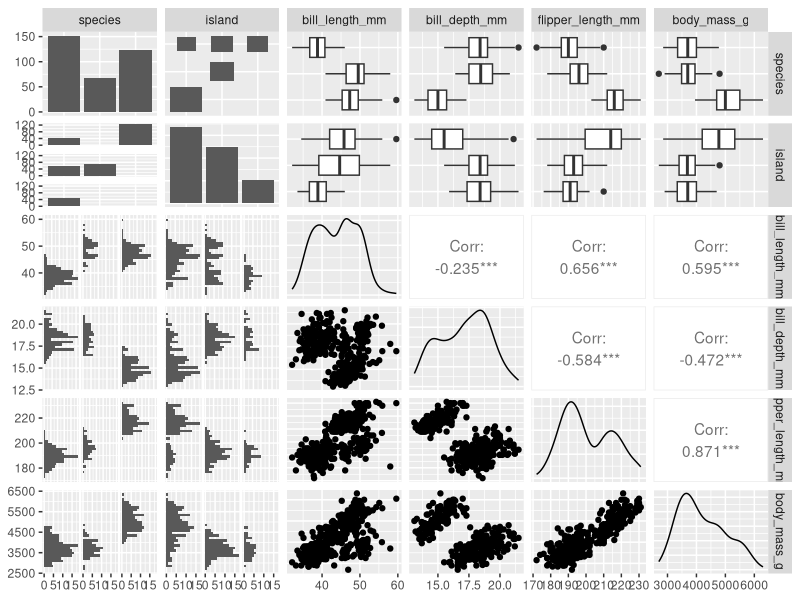
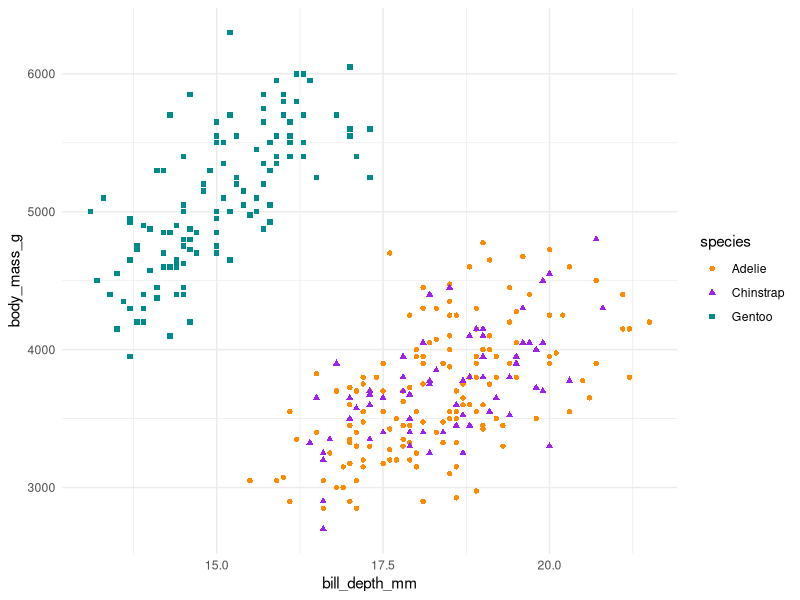
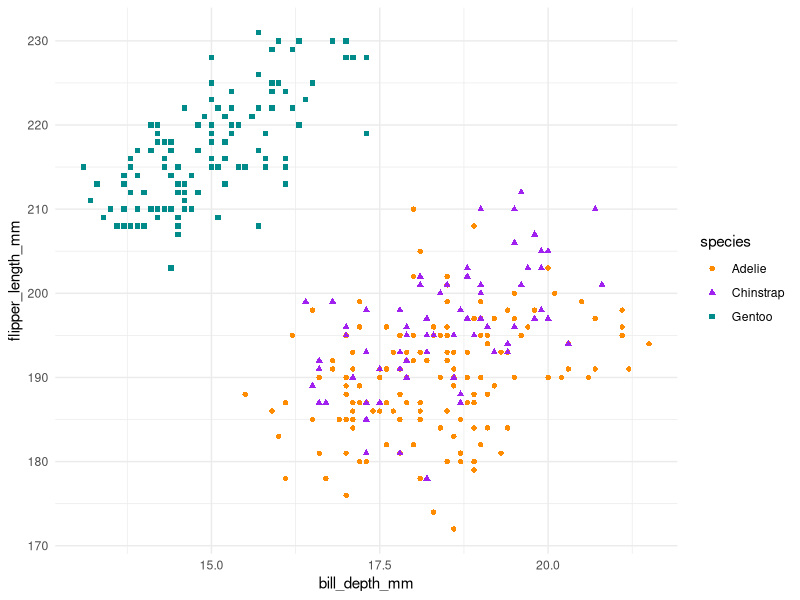
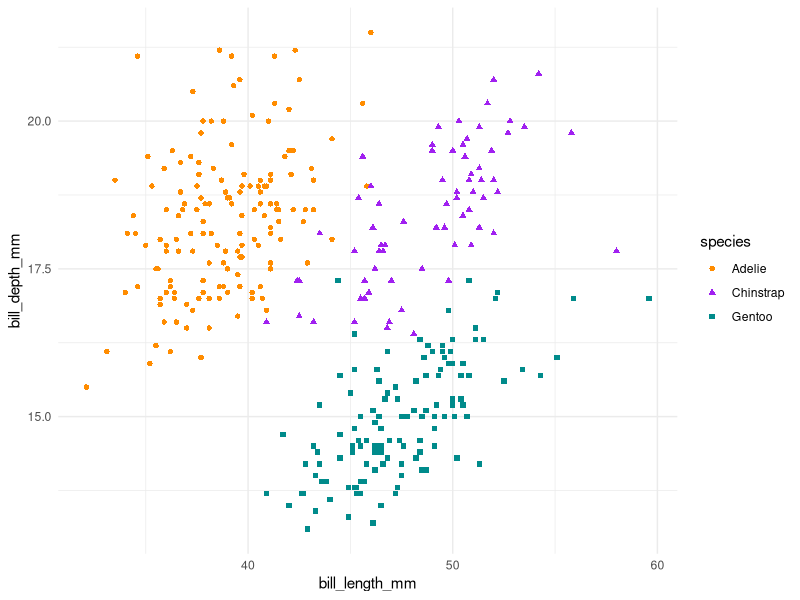
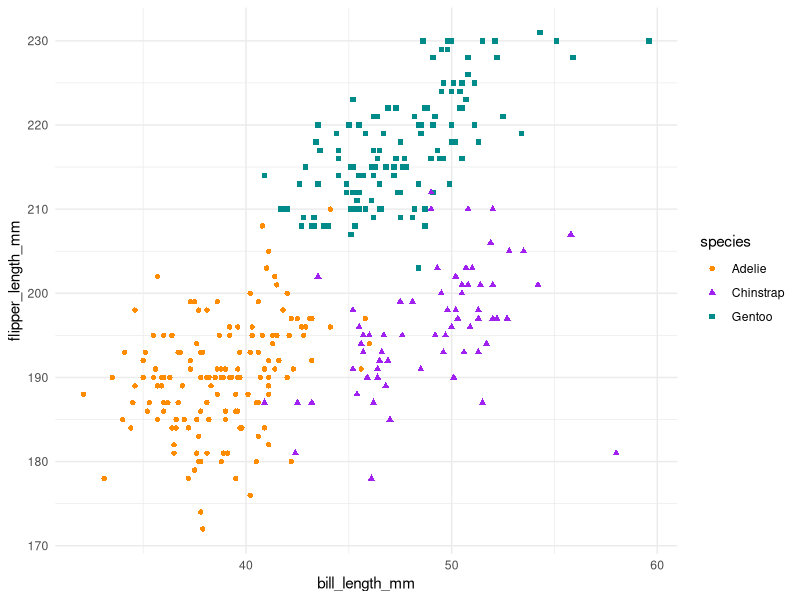
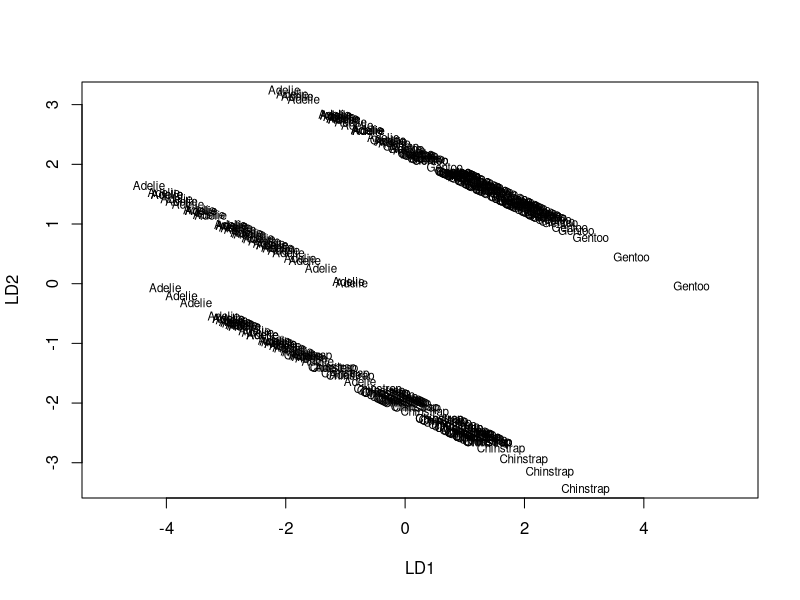
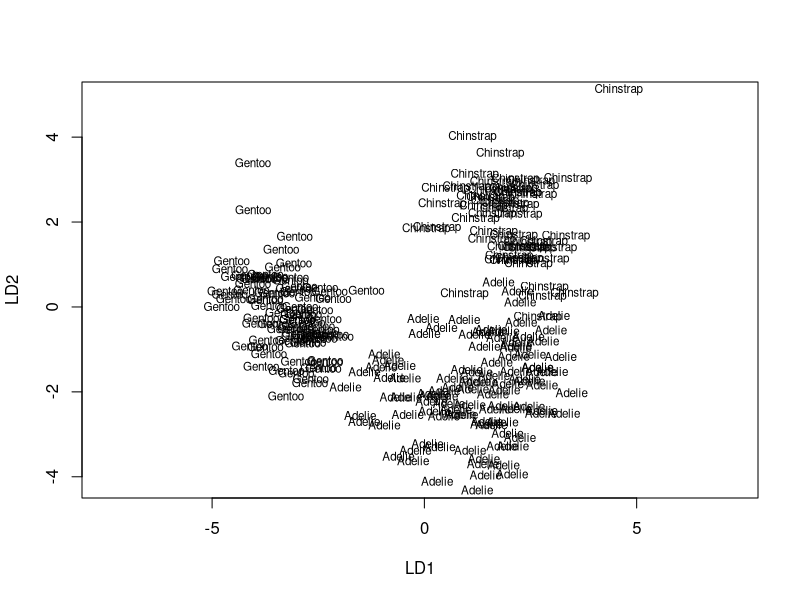
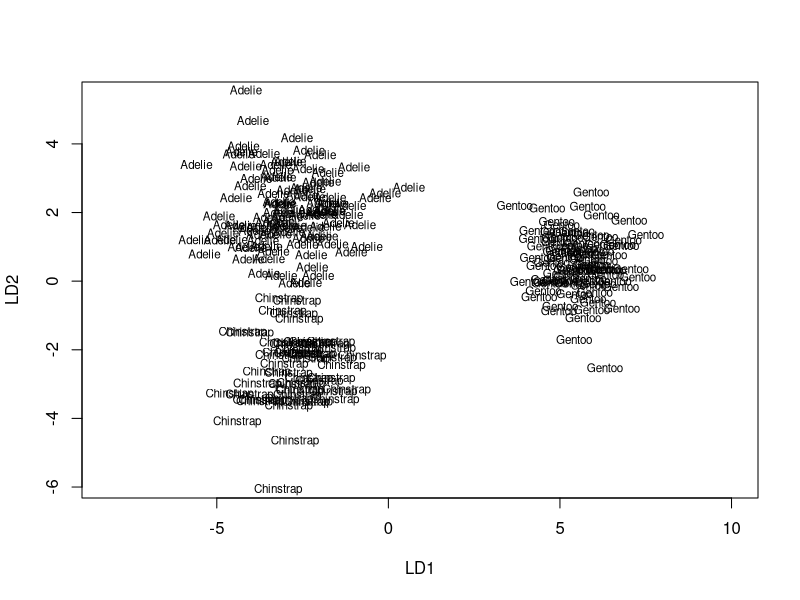

The R script that drew these images, in order:
## ---- chunk 1
knitr::opts_chunk$set(echo = TRUE, include=TRUE, message=FALSE)
## ---- chunk 2
# install.packages("palmerpenguins")
library(palmerpenguins)
library(ggplot2)
library(GGally) # Used for pairwise correlation plots
library(dplyr)
library(purrr)
## ---- chunk 3
data("penguins", package = "palmerpenguins")
## ---- chunk 4
head(penguins)
## ---- chunk 5
nrow(penguins)
sum(complete.cases(penguins))
## ---- chunk 6
# To keep this graph manageable, we'll just look at pairs plots for the first
# six columns
ggpairs(penguins, columns = 1:6)
## ---- chunk 7

penguins %>% 
   group_by(species, island) %>% 
   summarise(species_count = n())
## ---- chunk 8
ggplot(penguins,
       aes(x = bill_depth_mm,
           y = body_mass_g,
           colour = species,
           shape = species)) +
   geom_point() +
   theme_minimal() +
   scale_color_manual(values = c("darkorange","purple","cyan4"))

ggplot(penguins,
       aes(x = bill_depth_mm,
           y = flipper_length_mm,
           colour = species,
           shape = species)) +
   geom_point() +
   theme_minimal() +
   scale_color_manual(values = c("darkorange","purple","cyan4"))
## ---- chunk 9
ggplot(penguins,
       aes(x = bill_length_mm,
           y = bill_depth_mm,
           colour = species,
           shape = species)) +
   geom_point() +
   theme_minimal() +
   scale_color_manual(values = c("darkorange","purple","cyan4"))

ggplot(penguins,
       aes(x = bill_length_mm,
           y = flipper_length_mm,
           colour = species,
           shape = species)) +
   geom_point() +
   theme_minimal() +
   scale_color_manual(values = c("darkorange","purple","cyan4"))
## ---- chunk 10
library(palmerpenguins)
library(dplyr)
library(MASS) # Using for the linear discriminant analysis, which is the classifier we'll build
## ---- chunk 11
data("penguins", package = "palmerpenguins")  # This will load the data
## ---- chunk 12
penguins <- penguins[complete.cases(penguins), ]
## ---- chunk 13
train_penguins <- sample_frac(penguins, 0.70)
## ---- chunk 14
test_penguins <- anti_join(penguins, train_penguins)
## ---- chunk 15
lda_train1 <- lda(species ~ island + bill_length_mm,
                  data = train_penguins)
lda_train1
plot(lda_train1)

lda_test1 <- predict(lda_train1, newdata = test_penguins)
## ---- chunk 16
lda_test1$class

## ---- chunk 17
sum(lda_test1$class == test_penguins$species) / nrow(test_penguins)
## ---- chunk 18
test_penguins[which(lda_test1$class != test_penguins$species), ]
## ---- chunk 19
lda_train2 <- lda(species ~ island + bill_length_mm + flipper_length_mm,
                  data = train_penguins)
lda_train2
plot(lda_train2)

lda_test2 <- predict(lda_train2, newdata = test_penguins)
## ---- chunk 20
lda_test2$class
## ---- chunk 21
sum(lda_test2$class == test_penguins$species) / nrow(test_penguins)
## ---- chunk 22
test_penguins[which(lda_test2$class != test_penguins$species), ]
## ---- chunk 23
lda_train3 <- lda(species ~ island + bill_length_mm + flipper_length_mm + bill_depth_mm + body_mass_g,
                  data = train_penguins)
lda_train3
plot(lda_train3)

lda_test3 <- predict(lda_train3, newdata = test_penguins)
## ---- chunk 24
lda_test3$class
## ---- chunk 25

sum(lda_test3$class == test_penguins$species) / nrow(test_penguins)
## ---- chunk 26
log_reg1 <- glm(sex ~ flipper_length_mm, 
                data = train_penguins,
                subset = species == "Adelie", 
                family = "binomial")
## ---- chunk 27
summary(log_reg1)
## ---- chunk 28
exp(coef(log_reg1)[2])
## ---- chunk 29
pred_dat <- data.frame(flipper_length_mm = seq(160, 240, length.out = 100))
## ---- chunk 30
pred_values <- predict(log_reg1, newdata = pred_dat, type = "response")
## ---- chunk 31
pred_dat %>% 
   mutate(pred_values = pred_values) %>% # Add the predicted probabilites to the dataframe
   ggplot(aes(x = flipper_length_mm, y = pred_values)) +
   geom_line()
## ---- chunk 32
pred_dat %>% 
   mutate(pred_values = (1 - pred_values)) %>% # Add the predicted probabilites to the dataframe
   ggplot(aes(x = flipper_length_mm, y = pred_values)) +
   geom_line()
## ---- chunk 33
pred_dat %>% 
   mutate(pred_values_female = (1 - pred_values),
          pred_values_male = pred_values) %>% # Add the predicted probabilites to the dataframe
   ggplot(aes(x = flipper_length_mm)) +
   geom_line(aes(y = pred_values_female), colour = "purple") +
   geom_line(aes(y = pred_values_male), colour = "darkorange")
## ---- chunk 34
test_preds <- predict(log_reg1, newdata = test_penguins, type = "response")
## ---- chunk 35
test_classifier <- ifelse(test_preds <= 0.5, "female", "male")
## ---- chunk 36
sum(test_classifier == test_penguins$sex) / nrow(test_penguins)
## ---- chunk 37
table(test_penguins$sex, test_classifier)

## ---- chunk 38
prop.table(table(test_penguins$sex, test_classifier))
## ---- chunk 39
library(palmerpenguins)
library(dplyr)

data("penguins", package = "palmerpenguins")
## ---- chunk 40
lm1 <- lm(bill_length_mm ~ species,
          data = penguins)
## ---- chunk 41
summary(lm1)
## ---- chunk 42
anova_lm1 <- aov(lm1)
summary(anova_lm1)
## ---- chunk 43
TukeyHSD(anova_lm1)
